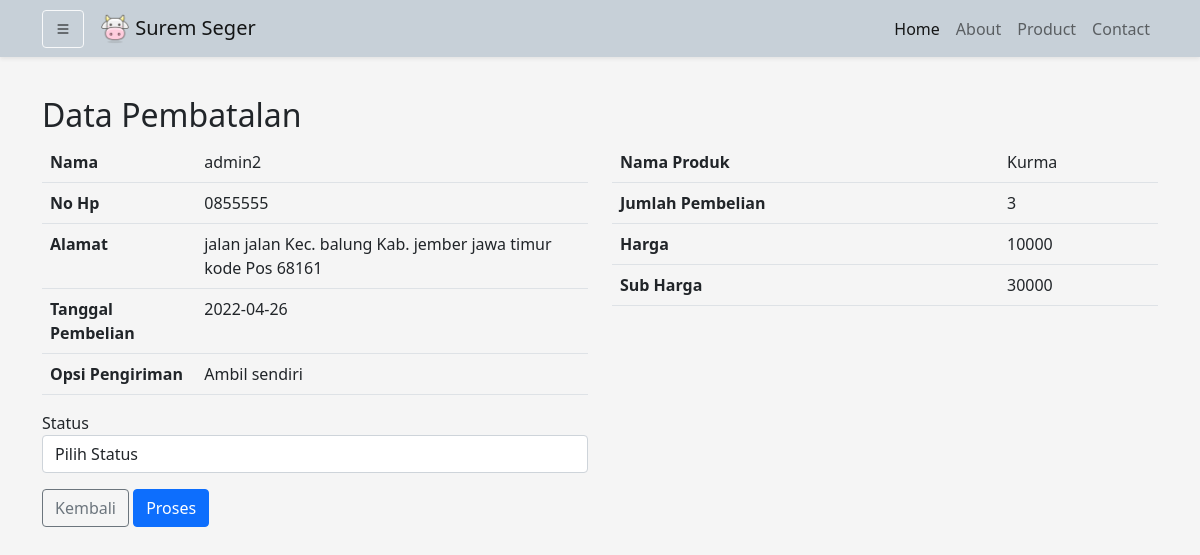
Screenshot of /Admin/pembatalan.php?id=21 (signed in) with the database file from the repository.
### tables this page shows
CREATE TABLE `pembelian` (
  `id_pembelian` int(11) NOT NULL,
  `id_user` int(11) NOT NULL,
  `tanggal_pembelian` date NOT NULL,
  `total_pembelian` int(11) NOT NULL,
  `opsi_pengiriman` varchar(30) NOT NULL,
  `opsi_pembayaran` varchar(30) NOT NULL,
  `alamat_pengiriman` text NOT NULL,
  `status_pembelian` varchar(50) NOT NULL,
  `status_terima` varchar(50) NOT NULL
);

CREATE TABLE `users` (
  `id` int(8) NOT NULL,
  `namalengkap` varchar(30) NOT NULL,
  `email` varchar(30) NOT NULL,
  `alamat` varchar(50) NOT NULL,
  `provinsi` varchar(30) NOT NULL,
  `kota` varchar(30) NOT NULL,
  `kecamatan` varchar(30) NOT NULL,
  `kodepos` varchar(10) NOT NULL,
  `nohp` varchar(13) NOT NULL,
  `password` varchar(255) NOT NULL,
  `role` varchar(2) NOT NULL,
  `gambar` varchar(100) NOT NULL
);

CREATE TABLE `pembelian_produk` (
  `id_pembelian_produk` int(11) NOT NULL,
  `id_pembelian` int(11) NOT NULL,
  `id_produk` int(11) NOT NULL,
  `jumlah` int(11) NOT NULL,
  `nama` varchar(50) NOT NULL,
  `harga` int(11) NOT NULL,
  `berat` int(11) NOT NULL,
  `subberat` int(11) NOT NULL,
  `subharga` int(11) NOT NULL
);

### functions.php (called while the page is built, shortened)
<?php
$conn = mysqli_connect("localhost", "root", "", "db_suremseger");
function query($query)
{
    global $conn;
    $result = mysqli_query($conn, $query);
    $rows = [];
    while ($row = mysqli_fetch_assoc($result)) {
        $rows[] = $row;
    }
    return $rows;
}

### Admin/pembatalan.php (the view, shortened to what this page needs)
<?php
require_once('../functions.php');
$id_pembelian = $_GET['id'];
$detail = query("SELECT * FROM pembelian JOIN users ON pembelian.id_user = users.id
                    JOIN pembelian_produk ON pembelian.id_pembelian = pembelian_produk.id_pembelian
                    WHERE pembelian.id_pembelian ='$id_pembelian'")[0];
?>
<!DOCTYPE html>
<html lang="en">
<head>
    <link href="https://cdn.jsdelivr.net/npm/bootstrap@5.1.3/dist/css/bootstrap.min.css" rel="stylesheet" />
    <link rel="stylesheet" href="https://cdn.jsdelivr.net/npm/bootstrap-icons@1.8.1/font/bootstrap-icons.css" />
    <link rel="stylesheet" href="../style.css" />
</head>
<body>
    <?php include 'nav_sidebar.php'; ?>
    <section id="pembayaran">
        <div class="container">
            <h2>Data Pembatalan</h2>
            <div class="row">
                <div class="col-md-6">
                    <table class="table">
                        <tr>
                            <th>Nama</th>
                            <td><?= $detail['namalengkap']; ?></td>
                        </tr>
                        <tr>
                            <th>No Hp</th>
                            <td><?= $detail['nohp']; ?></td>
                        </tr>
                        <tr>
                            <th>Alamat</th>
                            <td><?= $detail['alamat_pengiriman']; ?></td>
                        </tr>
                        <tr>
                            <th>Tanggal Pembelian</th>
                            <td><?= $detail['tanggal_pembelian']; ?></td>
                        </tr>
                        <tr>
                            <th>Opsi Pengiriman</th>
                            <td><?= $detail['opsi_pengiriman']; ?></td>
                        </tr>
                    </table>
                </div>
                <div class="col-md-6">
                    <table class="table">
                        <tr>
                            <th>Nama Produk</th>
                            <td><?= $detail['nama']; ?></td>
                        </tr>
                        <tr>
                            <th>Jumlah Pembelian</th>
                            <td><?= $detail['jumlah']; ?></td>
                        </tr>
                        <tr>
                            <th>Harga</th>
                            <td><?= $detail['harga']; ?></td>
                        </tr>
                        <tr>
                            <th>Sub Harga</th>
                            <td><?= $detail['subharga']; ?></td>
                        </tr>
                    </table>
                </div>
            </div>
            <form action="" method="post">
                <div class="row">
                    <div class="col-md-6">
                        <div class="form-group">
                            <label for="status">Status</label>
                            <select class="form-control" id="status" name="status">
                                <option value="">Pilih Status</option>
                            </select>
                        </div>
                    </div>
                </div>
                <div class="btn-form-group my-3">
                    <a href="dataPembeli.php" class="btn btn-outline-secondary">Kembali</a>
                    <button type="submit" class="btn btn-primary" name="proses">Proses</button>
                </div>
            </form>
        </div>
    </section>
</body>
</html>

### style.css (style rules this page uses)
body { background-color: whitesmoke; }
section { padding-top: 6rem; }

### rows the page displays
pembelian: id_user.namalengkap "admin2", id_user.nohp "0855555", alamat_pengiriman "jalan jalan Kec. balung Kab. jember jawa timur kode Pos 68161", tanggal_pembelian "2022-04-26", opsi_pengiriman "Ambil sendiri", pembelian_produk.nama "Kurma", pembelian_produk.jumlah "3", pembelian_produk.harga "10000", pembelian_produk.subharga "30000"
